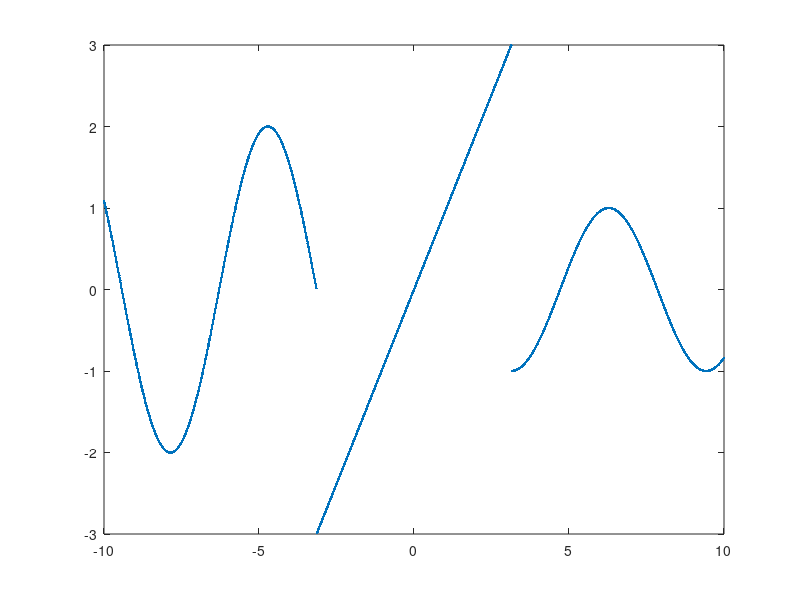

MATLAB code for this plot:
clear;
t1=-10:0.01:-pi;
t2=-pi + 0.01:0.01:pi;
t3=pi + 0.01:0.01:10;
t = [t1 t2 t3];

y1 = 2 * sin(t1);
y2 = 3 * t2 / pi;
y3 = cos(t3);

y=[y1 y2 y3]

plot(t,y,'.');